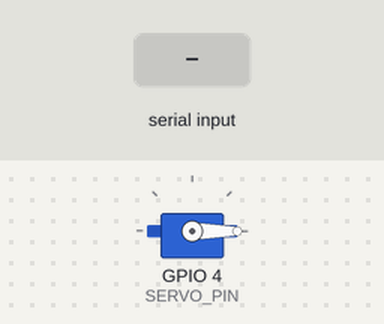
The sketch below on a simulated ESP8266 (NodeMCU). Shown: servo. The inputs (shaded band) are chosen by the test bench. No radio packets arrive unless stated; what the sketch prints to the serial monitor is not drawn.

Above: at 1.3 s.
1.4 s: "k" received over Serial
At 2.3 s:
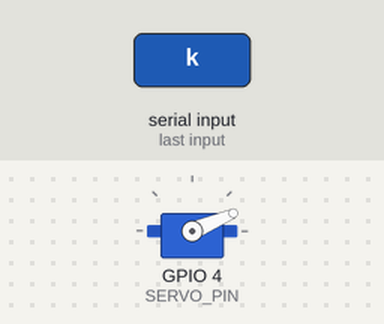
At 5.8 s:
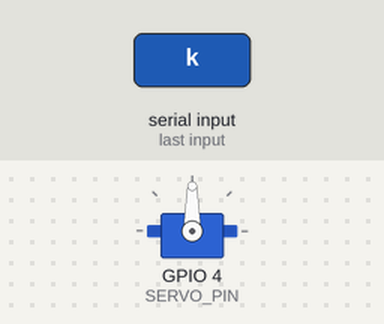
7.4 s: "K" received over Serial
At 7.62 s:
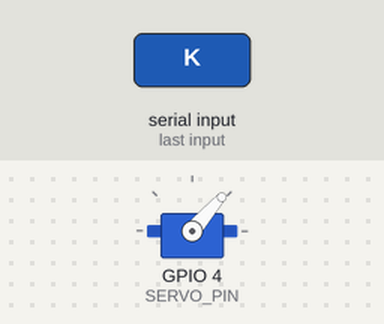
Timing chart, 0 to 16.4 s (numbered marks = the images above; inputs shaded):
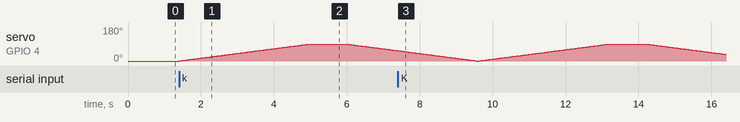

Measured:
- after the input at 1.4 s, servo on GPIO 4 (SERVO_PIN): rises from 0° to 90° in 3.6 s, then falls to 55° in 2.4 s

The sketch:

node_kapur.ino
```cpp
// (licence header left out)
/**
 * @file node_kapur.ino
 * @brief NODE KAPUR / pH DISPENSER — ESP8266 + LoRa RX + servo.
 *
 * ┌─────────────────────────────────────────────────────────────────┐
 * │  UPLOAD KE: ESP8266 (NodeMCU / Wemos D1 mini) + modul LoRa SX1278│
 * └─────────────────────────────────────────────────────────────────┘
 *
 * Tugas:
 *   - Dengarkan perintah LoRa dari buoy: "CMD|K|<doseId>|<openMs>|<seq>"
 *   - Setiap doseId yang NAIK = tabur 1 dosis kapur: servo BUKA openMs → TUTUP.
 *   - doseId sama (paket re-broadcast) → TIDAK menabur ulang (dedup).
 *   - Saat boot, doseId pertama yang terdengar dipakai sebagai acuan TANPA
 *     menabur, supaya reboot node tidak memicu dosis liar.
 *
 * Board: "LOLIN(WEMOS) D1 mini" / "NodeMCU 1.0".
 * Library: LoRa (Sandeep Mistry) + Servo (bawaan core ESP8266).
 */

#include <SPI.h>
#include <LoRa.h>
#include <Servo.h>
#include "Config.h"

Servo dispenser;

bool      loraReady   = false;
bool      doseSynced  = false;   // sudah punya acuan doseId dari buoy?
uint32_t  lastDoseId  = 0;       // doseId terakhir yang sudah diproses

bool initLoRa();
void handleCommand(const String &msg);
void runDose(unsigned long openMs);

// =============================================================================
// SETUP
// =============================================================================
void setup() {
  Serial.begin(115200);
  delay(100);

  // Servo ke posisi TERTUTUP sebelum apa pun.
  dispenser.attach(SERVO_PIN);
  dispenser.write(SERVO_CLOSED_DEG);

  Serial.println("\n══════════════════════════════════════════");
  Serial.println("  Smart Buoy — NODE KAPUR / pH (ESP8266)");
  Serial.println("══════════════════════════════════════════");

  loraReady = initLoRa();
  if (!loraReady) {
    Serial.println("[LoRa] ✗ Init GAGAL — cek wiring. Servo tetap tertutup (aman).");
  }
}

// =============================================================================
// LOOP — terima perintah
// =============================================================================
void loop() {
  int packetSize = LoRa.parsePacket();
  if (packetSize > 0) {
    String msg = LoRa.readString();
    msg.trim();
    handleCommand(msg);
  }

  // Cek input serial untuk pengujian lokal
  if (Serial.available() > 0) {
    char c = Serial.read();
    if (c == 'k' || c == 'K') {
      Serial.println("[Serial] Karakter 'k' diterima -> Menjalankan servo (1000 ms)...");
      runDose(1000);
    }
  }

  delay(10);
}

// =============================================================================
// LoRa
// =============================================================================
bool initLoRa() {
  SPI.begin();                                  // ESP8266: SPI pin fix (D5/D6/D7)
  LoRa.setPins(LORA_SS, LORA_RST, LORA_DIO0);

  if (!LoRa.begin(LORA_FREQUENCY)) return false;

  LoRa.setSyncWord(LORA_SYNC_WORD);
  LoRa.setSpreadingFactor(LORA_SPREADING_FACTOR);
  LoRa.setSignalBandwidth(LORA_BANDWIDTH);
  LoRa.enableCrc();

  Serial.printf("[LoRa] ✓ RX siap @ %.0f MHz | SF%d\n",
                (double)LORA_FREQUENCY / 1e6, LORA_SPREADING_FACTOR);
  return true;
}

/**
 * @brief Parse "CMD|K|<doseId>|<openMs>|<seq>"; tabur bila doseId naik.
 */
void handleCommand(const String &msg) {
  const int N = 5;
  String parts[N];
  int idx = 0, start = 0;
  for (int i = 0; i <= (int)msg.length() && idx < N; i++) {
    if (i == (int)msg.length() || msg.charAt(i) == '|') {
      parts[idx++] = msg.substring(start, i);
      start = i + 1;
    }
  }
  if (idx != N || parts[0] != LORA_CMD_PREFIX) return;
  if (parts[1].length() == 0 || parts[1].charAt(0) != CMD_DST_KAPUR) return;  // bukan untukku

  uint32_t      doseId = strtoul(parts[2].c_str(), nullptr, 10);
  unsigned long openMs = strtoul(parts[3].c_str(), nullptr, 10);
  if (openMs > DOSE_OPEN_MAX_MS) openMs = DOSE_OPEN_MAX_MS;   // clamp keamanan

  // Boot pertama: ambil acuan tanpa menabur.
  if (!doseSynced) {
    doseSynced = true;
    lastDoseId = doseId;
    Serial.printf("[CMD] Sinkron acuan doseId=%lu (tanpa menabur)\n",
                  (unsigned long)doseId);
    return;
  }

  if (doseId > lastDoseId) {
    Serial.printf("[CMD] Dosis kapur #%lu (RSSI %d dBm) → buka %lu ms\n",
                  (unsigned long)doseId, LoRa.packetRssi(), openMs);
    runDose(openMs);
    lastDoseId = doseId;
  } else if (doseId < lastDoseId) {
    // doseId MUNDUR = buoy reset dengan counter baru (mis. NVS terhapus /
    // ganti board). Re-sync acuan tanpa menabur, agar dosis berikutnya
    // (doseId+1) tidak tertelan menunggu counter lama terlampaui.
    lastDoseId = doseId;
    Serial.printf("[CMD] doseId mundur → re-sync acuan ke %lu (tanpa menabur)\n",
                  (unsigned long)doseId);
  }
  // doseId == lastDoseId → re-broadcast, abaikan (sudah ditabur).
}

/**
 * @brief Sapu servo pelan-pelan dari sudut asal ke sudut tujuan
 *        (SERVO_SWEEP_STEP_DEG per SERVO_SWEEP_STEP_MS), agar gerakan halus
 *        dan lonjakan arus servo lebih kecil.
 */
void moveServoSlow(int fromDeg, int toDeg) {
  int step = (toDeg >= fromDeg) ? SERVO_SWEEP_STEP_DEG : -SERVO_SWEEP_STEP_DEG;
  int pos  = fromDeg;
  while (pos != toDeg) {
    pos += step;
    if ((step > 0 && pos > toDeg) || (step < 0 && pos < toDeg)) pos = toDeg;
    dispenser.write(pos);
    delay(SERVO_SWEEP_STEP_MS);
  }
}

/**
 * @brief Gerakkan servo: BUKA pelan → tahan openMs → TUTUP pelan.
 *        Catatan: fungsi ini blocking — selama dosis berjalan, paket LoRa
 *        diabaikan (aman: re-broadcast doseId sama memang di-dedup).
 */
void runDose(unsigned long openMs) {
  Serial.printf("[Servo] Membuka pelan... lalu tahan %lu ms\n", openMs);
  moveServoSlow(SERVO_CLOSED_DEG, SERVO_OPEN_DEG);
  delay(openMs);
  Serial.println("[Servo] Menutup pelan...");
  moveServoSlow(SERVO_OPEN_DEG, SERVO_CLOSED_DEG);
  Serial.println("[Servo] ✓ Selesai menabur — hopper tertutup kembali.");
}
```

Config.h
```cpp
// (licence header left out)
#ifndef CONFIG_H
#define CONFIG_H

/* =================================================================
 * PIN LoRa (Ra-02 SX1278) pada ESP8266
 * =================================================================
 * SPI fix: SCK=D5(GPIO14), MISO=D6(GPIO12), MOSI=D7(GPIO13).
 */
#define LORA_SS    15   ///< D8 → NSS
#define LORA_RST   16   ///< D0 → RST
#define LORA_DIO0   5   ///< D1 → DIO0

/* =================================================================
 * PIN & sudut Servo dispenser
 * =================================================================
 * Servo SG90/MG90 disarankan diberi catu 5V terpisah (bukan dari 3V3 ESP8266),
 * dengan GND disatukan. Sinyal PWM dari GPIO 3V3 sudah cukup untuk SG90.
 */
#define SERVO_PIN         4    ///< D2 (GPIO4) → sinyal servo
#define SERVO_CLOSED_DEG  0    ///< posisi hopper TERTUTUP
#define SERVO_OPEN_DEG    90   ///< posisi hopper TERBUKA (kalibrasi sesuai mekanik)

// Kecepatan sapuan servo saat buka/tutup — makin besar STEP_MS makin pelan.
// 1° per 40 ms ≈ 3,6 detik untuk 90° (dibanding gerak penuh SG90 ±150 ms).
#define SERVO_SWEEP_STEP_DEG  1     ///< derajat per langkah sapuan
#define SERVO_SWEEP_STEP_MS   40UL  ///< jeda antar langkah (ms)

/* =================================================================
 * LORA PARAMETERS  ⚠ HARUS SAMA DI SEMUA NODE ⚠
 * ================================================================= */
#define LORA_FREQUENCY          433E6
#define LORA_SYNC_WORD          0x12
#define LORA_SPREADING_FACTOR   9
#define LORA_BANDWIDTH          125E3

#define LORA_CMD_PREFIX  "CMD"
#define CMD_DST_KAPUR    'K'   ///< node ini hanya bereaksi pada tujuan 'K'

/* =================================================================
 * BATAS AMAN durasi buka servo
 * =================================================================
 * Jaga-jaga bila openMs dari paket korup/terlalu besar → hopper tidak terkunci
 * terbuka berlama-lama. Clamp ke nilai ini.
 */
#define DOSE_OPEN_MAX_MS  90000UL  ///< maksimum 90 detik per dosis (dosis normal 1 menit)

#endif // CONFIG_H
```
